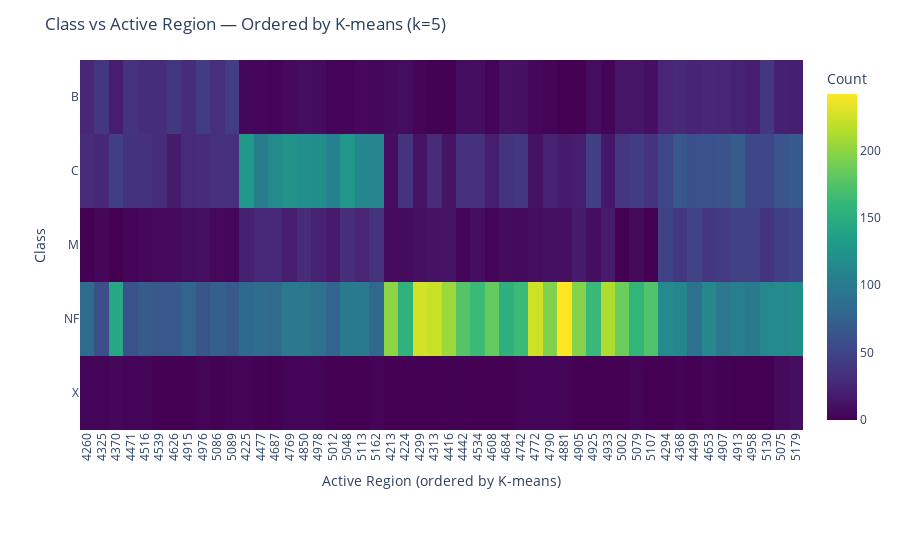

Write notebook code for a chart like this one.
### Code cell
import numpy as np
import pandas as pd
import plotly.express as px

from sklearn.cluster import KMeans
from sklearn.preprocessing import StandardScaler

np.random.seed(7)

# -----------------------------
# 1) Create clustered dummy data
# -----------------------------
classes = ["B", "C", "M", "NF", "X"]
class_order = ["B", "C", "M", "NF", "X"]

n_regions = 50
n_true_clusters = 5
regions_per_cluster = n_regions // n_true_clusters

base_ids = np.random.choice(np.arange(4200, 5200), size=n_regions, replace=False)
np.random.shuffle(base_ids)

cluster_profiles = {
    0: {"B": 10, "C": 40,  "M": 5,  "NF": 160, "X": 1},  # NF heavy
    1: {"B": 5,  "C": 120, "M": 25, "NF": 90,  "X": 2},  # C + some M
    2: {"B": 25, "C": 60,  "M": 40, "NF": 110, "X": 6},  # M/X spikier
    3: {"B": 40, "C": 30,  "M": 3,  "NF": 70,  "X": 0},  # quieter
    4: {"B": 2,  "C": 20,  "M": 10, "NF": 210, "X": 3},  # very NF heavy
}

rows = []
for k in range(n_true_clusters):
    cluster_region_ids = base_ids[k*regions_per_cluster:(k+1)*regions_per_cluster]
    prof = cluster_profiles[k]
    for ar in cluster_region_ids:
        for cls in classes:
            lam = prof[cls]
            if cls == "X":
                count = 0 if np.random.rand() < 0.8 else np.random.poisson(max(lam, 1))
            else:
                count = np.random.poisson(max(lam, 1))
            count = int(max(0, count + np.random.randint(-3, 4)))
            rows.append([cls, ar, count])

df = pd.DataFrame(rows, columns=["Class", "ActiveRegion", "Count"])

# -----------------------------
# 2) Build "region vectors" and run K-means
#    Each region = [B, C, M, NF, X]
# -----------------------------
region_matrix = (
    df.pivot_table(index="ActiveRegion", columns="Class", values="Count", fill_value=0)
      .reindex(columns=class_order)
)

# Scale features so NF doesn't dominate purely by magnitude
X = StandardScaler().fit_transform(region_matrix.values)

k = 5  # choose the number of clusters you want KMeans to find
kmeans = KMeans(n_clusters=k, n_init=20, random_state=7)
labels = kmeans.fit_predict(X)

region_clusters = pd.DataFrame({
    "ActiveRegion": region_matrix.index.astype(int),
    "KMeansCluster": labels
}).sort_values(["KMeansCluster", "ActiveRegion"])

# Order regions by discovered clusters (and ID within cluster)
region_order = region_clusters["ActiveRegion"].tolist()

# -----------------------------
# 3) Heatmap reordered by K-means clusters
# -----------------------------
pivot = (
    df.pivot_table(index="Class", columns="ActiveRegion", values="Count", fill_value=0)
      .reindex(class_order)
      .reindex(columns=region_order)
)

fig = px.imshow(
    pivot.values,
    x=[str(c) for c in pivot.columns],
    y=pivot.index,
    color_continuous_scale="Viridis",
    aspect="auto",
    labels=dict(x="Active Region (ordered by K-means)", y="Class", color="Count"),
    title=f"Class vs Active Region — Ordered by K-means (k={k})",
)

fig.update_layout(
    xaxis=dict(tickangle=-90),
    margin=dict(l=80, r=40, t=60, b=130),
)

fig.show()

# Optional: inspect cluster membership
print(region_clusters.head(15))

### Figure 1 — Plotly figure (JSON) as saved in the notebook; plotly's stock layout.template omitted (floating-point values rounded to 4 significant figures; data arrays with more than 128 entries replaced by an {"elided": "..."} marker saying what was removed)
{"data": [{"coloraxis": "coloraxis", "hovertemplate": "Active Region (ordered by K-means): %{x}<br>Class: %{y}<br>Count: %{z}<extra></extra>", "name": "0", "type": "heatmap", "x": ["4260", "4325", "4370", "4471", "4516", "4539", "4626", "4915", "4976", "5086", "5089", "4225", "4477", "4687", "4769", "4850", "4978", "5012", "5048", "5113", "5162", "4213", "4224", "4299", "4313", "4416", "4442", "4534", "4608", "4684", "4742", "4772", "4790", "4881", "4905", "4925", "4933", "5002", "5079", "5107", "4294", "4368", "4499", "4653", "4907", "4913", "4958", "5130", "5075", "5179"], "xaxis": "x", "y": ["B", "C", "M", "NF", "X"], "yaxis": "y", "z": {"elided": "5x50 float values"}}], "layout": {"coloraxis": {"colorbar": {"title": {"text": "Count"}}, "colorscale": [[0, "#440154"], [0.1111, "#482878"], [0.2222, "#3e4989"], [0.3333, "#31688e"], [0.4444, "#26828e"], [0.5556, "#1f9e89"], [0.6667, "#35b779"], [0.7778, "#6ece58"], [0.8889, "#b5de2b"], [1, "#fde725"]]}, "margin": {"b": 130, "l": 80, "r": 40, "t": 60}, "title": {"text": "Class vs Active Region — Ordered by K-means (k=5)"}, "xaxis": {"anchor": "y", "domain": [0, 1], "tickangle": -90, "title": {"text": "Active Region (ordered by K-means)"}}, "yaxis": {"anchor": "x", "autorange": "reversed", "domain": [0, 1], "title": {"text": "Class"}}}}
